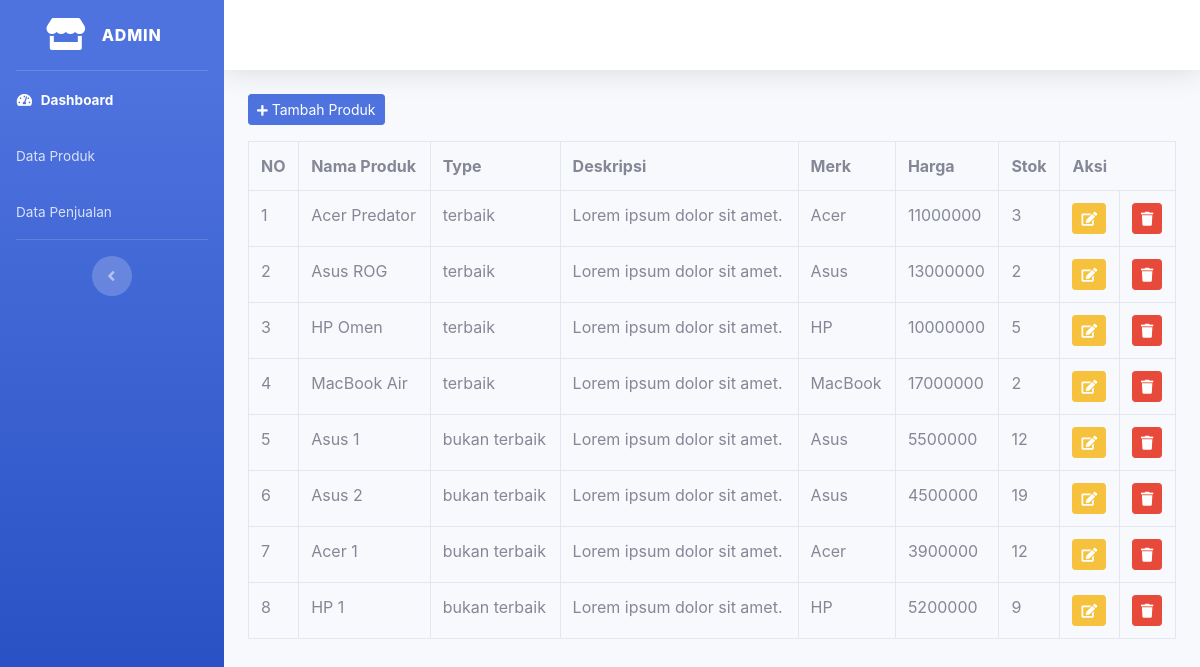
Screenshot of /index.php/admin with the database file from the repository.
### tables this page shows
CREATE TABLE `tb_produk` (
  `produk_id` int(11) NOT NULL,
  `produk_nama` varchar(50) NOT NULL,
  `produk_type` enum('terbaik','bukan terbaik') NOT NULL,
  `produk_desc` text NOT NULL,
  `produk_merk` enum('Asus','Acer','HP','MacBook') NOT NULL,
  `produk_harga` varchar(15) NOT NULL,
  `produk_stok` int(4) NOT NULL,
  `produk_gambar` text NOT NULL
);

### application/controllers/Admin.php (called while the page is built, shortened)
<?php
class Admin extends CI_Controller {
  public function index() {
    $data["produk"] = $this->Produk_model->tampil_semua_produk()->result();
    $this->load->view("admin/templates/header");
    $this->load->view("admin/templates/sidebar");
    $this->load->view("admin/data_produk_view", $data);
    $this->load->view("admin/templates/footer");
  }
}

### index.php (called while the page is built, shortened)
<?php
require_once BASEPATH.'core/CodeIgniter.php';

### application/models/Produk_model.php (called while the page is built, shortened)
<?php
class Produk_model extends CI_Model {
  public function tampil_semua_produk() {
    return $this->db->get("tb_produk");
  }
}

### application/views/admin/data_produk_view.php (the view, shortened to what this page needs)
<div class="container-fluid">
  <button class="btn btn-primary btn-sm mb-3"  data-toggle="modal" data-target="#tambah_produk">
    <i class="fas fa-plus fa-sm"></i> Tambah Produk
  </button>
  <table class="table table-bordered">
    <tr>
      <th>NO</th>
      <th>Nama Produk</th>
      <th>Type</th>
      <th>Deskripsi</th>
      <th>Merk</th>
      <th>Harga</th>
      <th>Stok</th>
      <th colspan=3>Aksi</th>
    </tr>
    <?php $no=1; foreach($produk as $p) : ?>
      <tr>
        <td><?= $no++; ?></td>
        <td><?= $p->produk_nama; ?></td>
        <td><?= $p->produk_type; ?></td>
        <td><?= $p->produk_desc; ?></td>
        <td><?= $p->produk_merk; ?></td>
        <td><?= $p->produk_harga; ?></td>
        <td><?= $p->produk_stok; ?></td>
        <td><?= anchor("admin/edit/".$p->produk_id, '<div class="btn btn-warning btn-sm"><i class="fa fa-edit"></i></div>') ?></td>
        <td>
          <a
            onclick="return confirm('yakin?')"
            href="<?= base_url("admin/hapus/").$p->produk_id; ?>"
            class="btn btn-danger btn-sm"
          >
            <i class="fa fa-trash"></i>
          </a>
        </td>
      </tr>
    <?php endforeach; ?>
  </table>
</div>

### rows the page displays
tb_produk: produk_nama "Acer Predator", produk_type "terbaik", produk_desc "Lorem ipsum dolor sit amet.", produk_merk "Acer", produk_harga "11000000", produk_stok "3"
tb_produk: produk_nama "Asus ROG", produk_type "terbaik", produk_desc "Lorem ipsum dolor sit amet.", produk_merk "Asus", produk_harga "13000000", produk_stok "2"
tb_produk: produk_nama "HP Omen", produk_type "terbaik", produk_desc "Lorem ipsum dolor sit amet.", produk_merk "HP", produk_harga "10000000", produk_stok "5"
tb_produk: produk_nama "MacBook Air", produk_type "terbaik", produk_desc "Lorem ipsum dolor sit amet.", produk_merk "MacBook", produk_harga "17000000", produk_stok "2"
tb_produk: produk_nama "Asus 1", produk_type "bukan terbaik", produk_desc "Lorem ipsum dolor sit amet.", produk_merk "Asus", produk_harga "5500000", produk_stok "12"
tb_produk: produk_nama "Asus 2", produk_type "bukan terbaik", produk_desc "Lorem ipsum dolor sit amet.", produk_merk "Asus", produk_harga "4500000", produk_stok "19"
tb_produk: produk_nama "Acer 1", produk_type "bukan terbaik", produk_desc "Lorem ipsum dolor sit amet.", produk_merk "Acer", produk_harga "3900000", produk_stok "12"
tb_produk: produk_nama "HP 1", produk_type "bukan terbaik", produk_desc "Lorem ipsum dolor sit amet.", produk_merk "HP", produk_harga "5200000", produk_stok "9"
